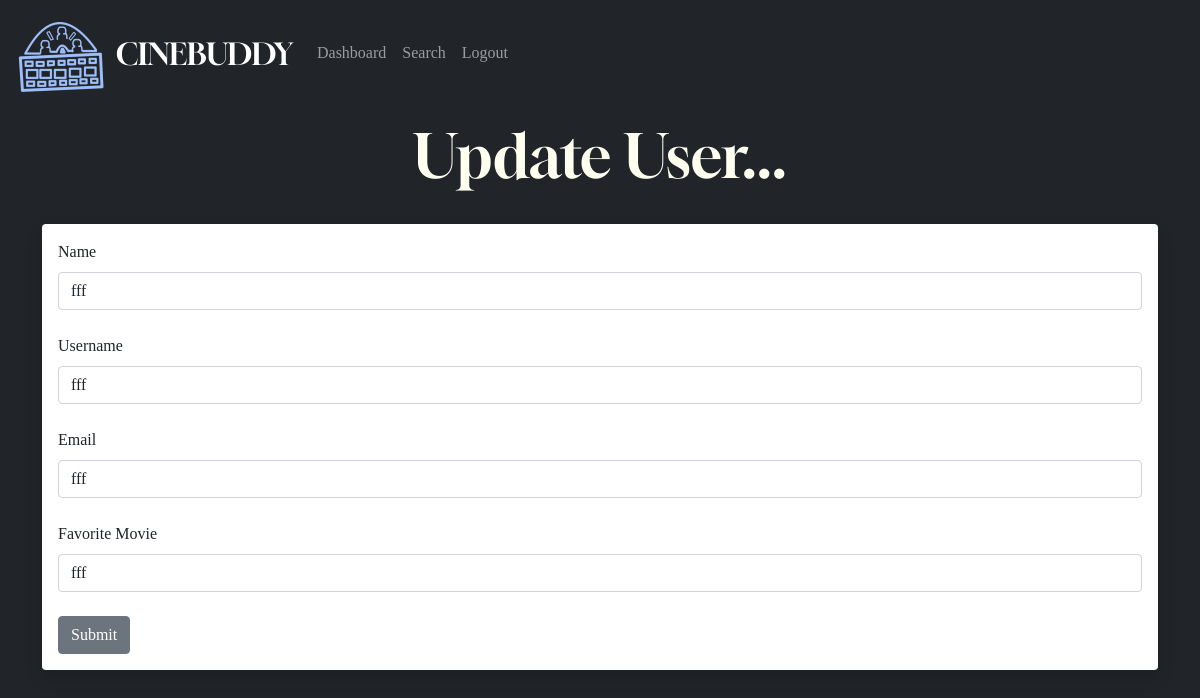
/update/6 (signed in), run on the app's committed database.
### app.py (models this page shows, shortened)
class Users(db.Model, UserMixin):
    id = db.Column(db.Integer, primary_key=True)
    username = db.Column(db.String(20), nullable=False, unique=True)
    name = db.Column(db.String(200), nullable=False)
    email = db.Column(db.String(120), nullable=False, unique=True)
    favorite_movie = db.Column(db.String(120))
    about_author = db.Column(db.Text(), nullable=True)
    date_added = db.Column(db.DateTime, default=datetime.utcnow)
    profile_pic = db.Column(db.String(), nullable=True)
    password_hash = db.Column(db.String(128))
    posts = db.relationship('Posts', backref='poster')
    @property
    def password(self):
        raise AttributeError('password is not a readable attribute!')

### app.py (the view)
@app.route('/update/<int:id>', methods=['GET', 'POST'])
@login_required
def update(id):
    form = UserForm()
    name_to_update = Users.query.get_or_404(id)
    if request.method == "POST":
        name_to_update.name = request.form['name']
        name_to_update.email = request.form['email']
        name_to_update.favorite_movie = request.form['favorite_movie']
        name_to_update.password_hash = request.form['password_hash']
        name_to_update.username = request.form['username']
        try:
            db.session.commit()
            flash("User Updated Successfully!")
            return render_template("update.html",
                                   form=form,
                                   name_to_update=name_to_update, id=id)
        except:
            flash("Error!  Looks like there was a problem...try again!")
            return render_template("update.html",
                                   form=form,
                                   name_to_update=name_to_update,
                                   id=id)
    else:
        return render_template("update.html",
                               form=form,
                               name_to_update=name_to_update,
                               id=id)

### webforms.py
class UserForm(FlaskForm):
    name = StringField("Name", validators=[DataRequired()])
    username = StringField("Username", validators=[DataRequired()])
    email = StringField("Email", validators=[DataRequired()])
    favorite_movie = StringField("Favorite Movie")
    about_author = TextAreaField("About Author")
    password_hash = PasswordField('Password', validators=[DataRequired(), EqualTo(
        'password_hash2', message='Password Needs To Match!')])
    password_hash2 = PasswordField(
        'Confirm Password', validators=[DataRequired()])
    profile_pic = FileField("Profile Pic")
    submit = SubmitField("Submit")

class SearchForm(FlaskForm):
    searched = StringField("Searched", validators=[DataRequired()])
    password_hash = PasswordField('Password', validators=[DataRequired(), EqualTo(
        'password_hash2', message='Passwords Must Match!')])
    password_hash2 = PasswordField(
        'Confirm Password', validators=[DataRequired()])
    submit = SubmitField("Submit")

### app.py (called while the page is built)
@login_manager.user_loader
def load_user(user_id):
    return Users.query.get(int(user_id))

@app.context_processor
def base():
    form = SearchForm()
    return dict(form=form)

### templates/update.html (shortened to what this page needs)
{% extends 'base.html' %} {% block content %}
<h1>Update User...</h1>
<br />
<div class="shadow p-3 mb-5 bg-body rounded">
  <form action="/update/{{ name_to_update.id }}" method="POST">
    {{ form.hidden_tag() }} {{ form.name.label(class="form-label") }} {{
    form.name(class="form-control", value=name_to_update.name) }}
    <br />
    {{ form.username.label(class="form-label") }} {{
    form.username(class="form-control", value=name_to_update.username) }}
    <br />
    {{ form.email.label(class="form-label") }} {{
    form.email(class="form-control", value=name_to_update.email) }}
    <br />
    {{ form.favorite_movie.label(class="form-label") }} {{
    form.favorite_movie(class="form-control",
    value=name_to_update.favorite_movie) }}
    <br />
    {{ form.submit(class="btn btn-secondary") }}
  </form>
</div>
<br /><br /><br />
{% endblock %}

### static/css/style.css (style rules this page uses)
h1 { color: ivory; text-align: center; font-size:60px; font-family: Gloock; }
body { background: #212529; font-family: WorkSans; }

### data on the page
Users: name "fff", username "fff", email "fff", favorite_movie "fff"
